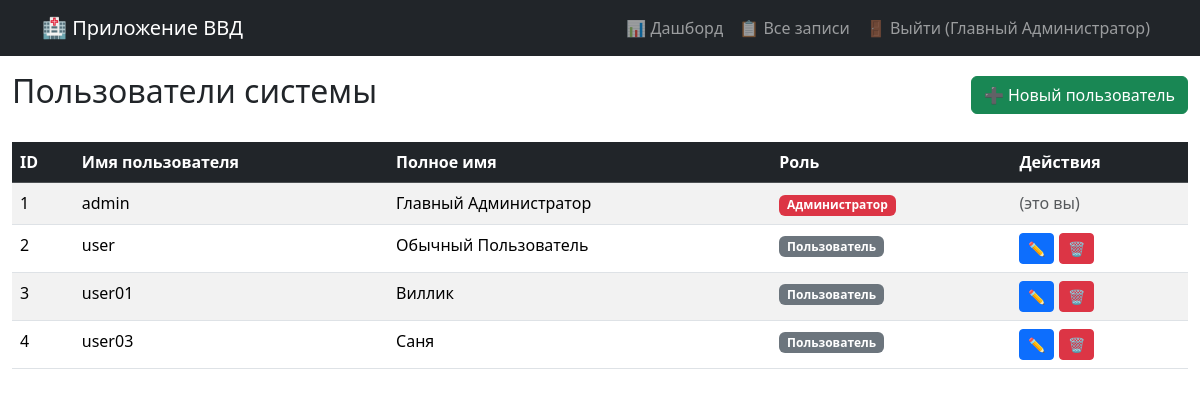
The page /users (signed in) on the database as committed earlier.
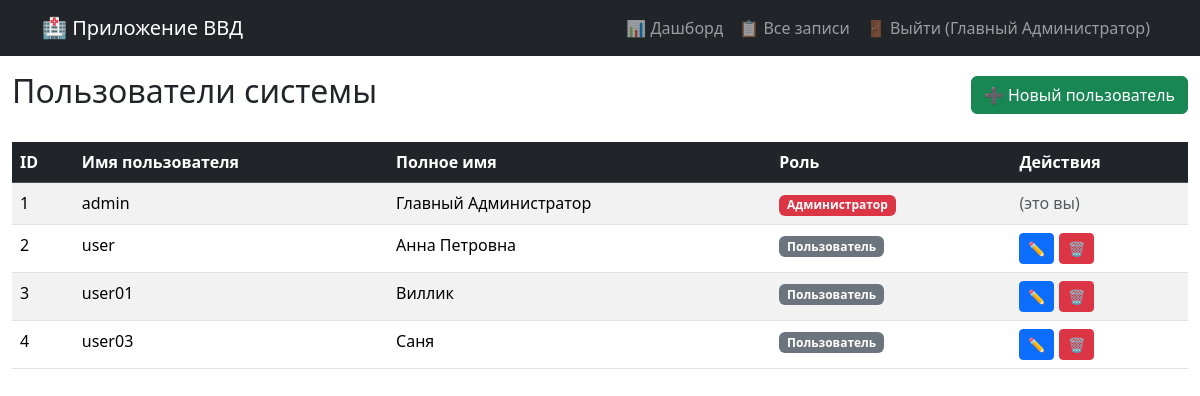
The same page on the database as committed later.
### models.py (models this page shows, shortened)
class User(UserMixin, db.Model):
    __tablename__ = 'users'  # Явно указываем имя таблицы Алиса
    __table_args__ = {'extend_existing': True}  # Добавлено!
    id = db.Column(db.Integer, primary_key=True)
    username = db.Column(db.String(80), unique=True, nullable=False)
    password = db.Column(db.String(200), nullable=False)
    full_name = db.Column(db.String(100))
    role = db.Column(db.String(20), default='user')
    entries = db.relationship('PersonData', backref='author', lazy=True, cascade='all, delete-orphan')
    def is_admin(self):
        return self.role == 'admin'

### app.py (the view)
@app.route('/users')
@login_required
@admin_required
def user_list():
    users = User.query.all()
    return render_template('user_list.html', users=users)

### app.py (called while the page is built)
def admin_required(f):
    @wraps(f)
    def decorated_function(*args, **kwargs):
        if not current_user.is_authenticated or not current_user.is_admin():
            flash('Доступ запрещен. Требуются права администратора.','warning')
            return redirect(url_for('dashboard'))
        return f(*args, **kwargs)
    return decorated_function

@login_manager.user_loader
def load_user(user_id):
    return db.session.get(User, int(user_id)) #User.query.get(int(user_id))

### templates/user_list.html (shortened to what this page needs)
{% extends "base.html" %}
{% block content %}
<div class="d-flex justify-content-between align-items-center mb-4">
    <h2>Пользователи системы</h2>
    <a href="{{ url_for('user_create') }}" class="btn btn-success">➕ Новый пользователь</a>
</div>
<div class="table-responsive">
    <table class="table table-striped table-hover">
        <thead class="table-dark">
            <tr>
                <th>ID</th>
                <th>Имя пользователя</th>
                <th>Полное имя</th>
                <th>Роль</th>
                <th>Действия</th>
            </tr>
        </thead>
        <tbody>
            {% for user in users %}
            <tr>
                <td>{{ user.id }}</td>
                <td>{{ user.username }}</td>
                <td>{{ user.full_name or '—' }}</td>
                <td>
                    {% if user.role == 'admin' %}
                        <span class="badge bg-danger">Администратор</span>
                    {% else %}
                        <span class="badge bg-secondary">Пользователь</span>
                    {% endif %}
                </td>
                <td>
                    {% if user.id != current_user.id %}
                        <a href="{{ url_for('user_edit', user_id=user.id) }}" class="btn btn-sm btn-primary">✏️</a>
                        <a href="{{ url_for('user_delete', user_id=user.id) }}" class="btn btn-sm btn-danger"
                           onclick="return confirm('Вы уверены, что хотите удалить пользователя {{ user.username }}?')">🗑️</a>
                    {% else %}
                        <span class="text-muted">(это вы)</span>
                    {% endif %}
                </td>
            </tr>
            {% endfor %}
        </tbody>
    </table>
</div>
{% endblock %}

Rows that differ between the two databases and show on the page:
changed User "user": full_name "Обычный Пользователь" → "Анна Петровна"
